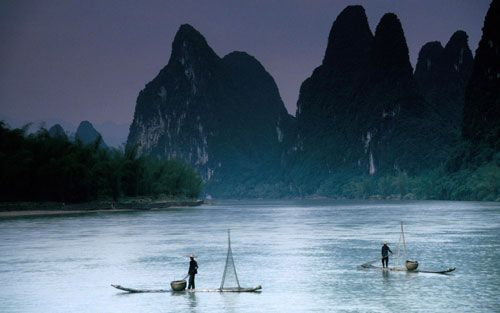
//> input picture ex1/img/source/landscape.jpg, 500 x 313 px
$ ./ex1_2   (built with g++ and OpenCV 4)
//> lines starting //> are read from the running program, lines starting //| are printed output that depends on the picture; after the words box and inside, x2 and y2 are one past the last pixel; in counts of white or black regions, pixels touching at a corner belong together
#include <iostream>
#include <opencv2/highgui/highgui.hpp>
#include <opencv2/imgproc.hpp>
#include <opencv2/opencv.hpp>
#include <stdio.h>

#define COLOR_BGR 0
#define COLOR_GRAY 1
#define COLOR_HSV 2

cv::Mat combine_image(cv::Mat &img1, cv::Mat &img2, cv::Mat &img3,
                      cv::Mat &img4, cv::Mat &img5, cv::Mat &img6);
cv::Mat hist2image(const cv::Mat &hist, const uint8_t color_space);
cv::Mat calc_hist(const cv::Mat image, const uint8_t color_space);
cv::Mat calc_hist_c(const cv::Mat hist, const uint8_t color_space);
cv::Mat calc_table(const cv::Mat hist_c, const uint32_t pixel_num,
                   const uint8_t color_space);

int main() {

  cv::Mat img_bgr, img_gray, img_hsv, img_six2one;

  // read image (RGB)
  img_bgr = cv::imread("../img/source/landscape.jpg",
                       cv::IMREAD_COLOR);
//> img_bgr is the input picture: 313 rows x 500 cols, CV_8UC3; mean B, G, R 110.1, 93.4, 75.8

  // check
  if (img_bgr.empty()) {
    std::cout << "Error loading image!" << std::endl;
    return EXIT_FAILURE;
  }

  // convert RGB to GRAY
  cv::cvtColor(img_bgr, img_gray, cv::COLOR_BGR2GRAY);
  // convert RGB to HSV
  cv::cvtColor(img_bgr, img_hsv, cv::COLOR_BGR2HSV);
//> img_hsv: 313 rows x 500 cols, CV_8UC3; mean H, S, V 104.6, 111.7, 110.2

  // // show source image (GRAY)
  // cv::imshow("GRAY(source)", img_gray);
  // cv::waitKey(0);

  // copy source image to add text
  cv::Mat img_gray_copy = img_gray.clone();
  cv::putText(img_gray_copy, "source image", cv::Point(20, 20),
              cv::FONT_HERSHEY_COMPLEX_SMALL, 1, cv::Scalar(255));
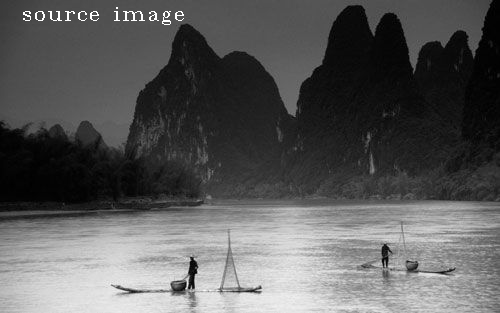
//> img_gray_copy: 313 rows x 500 cols, CV_8UC1; min 0, max 255, mean 90.6

  // caclulate histogram of image (GRAY)
  cv::Mat hist_gray_before = calc_hist(img_gray, COLOR_GRAY);
//> after the loop in calc_hist, `for (uint32_t i = 0; i < image.rows; i++)`: hist = 258 values, max 3058 at index 84, min 0 at index 241, mean 606.6; max = [3058, 0, 0]
//> in calc_hist, `h[257] = max[0];`: hist = 258 values, max 3058 at index 84, min 0 at index 241, mean 618.4
//> hist_gray_before has the same summary as hist in calc_hist
  cv::Mat img_hist_gray_before = hist2image(hist_gray_before, COLOR_GRAY);
//> after the loop in hist2image, `for (int i = 1; i < histSize; i++)`:
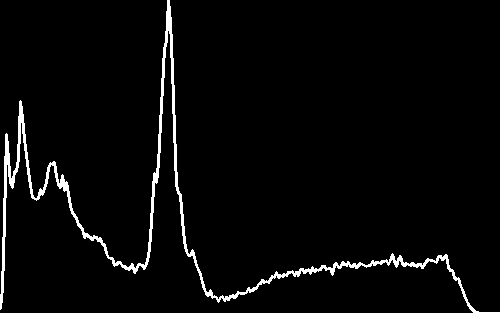
//> histImage: 313 rows x 500 cols, CV_8UC1; 3.1% white; 1 white region, box (x1, y1, x2, y2) and area: (0, 0, 500, 313) 4894
  cv::putText(img_hist_gray_before, "histogram(before)", cv::Point(20, 20),
              cv::FONT_HERSHEY_COMPLEX_SMALL, 1, cv::Scalar(255));
//> img_hist_gray_before: 313 rows x 500 cols, CV_8UC1; 3.6% white; 18 white regions (1 under 20 px), largest, box (x1, y1, x2, y2) and area: (0, 0, 500, 313) 4931, (125, 11, 147, 21) 83, (22, 7, 36, 21) 62

  // caclulate cumulative histogram of image (GRAY)
  cv::Mat hist_c_gray_before = calc_hist_c(hist_gray_before, COLOR_GRAY);
//> after the loop in calc_hist_c, `for (uint16_t i = 0; i <= 0xff; i++)`: hist_c = 258 values, max 156452 at index 252, min 0 at index 0, mean 100624
//> in calc_hist_c, `c[257] = c[255];`: hist_c = 258 values, max 156452 at index 252, min 0 at index 0, mean 101230.4
//> hist_c_gray_before has the same summary as hist_c in calc_hist_c
  cv::Mat img_hist_c_gray_before = hist2image(hist_c_gray_before, COLOR_GRAY);
//> after the loop in hist2image (call 2), `for (int i = 1; i < histSize; i++)`: histImage: 313 rows x 500 cols, CV_8UC1; 1.1% white in thin lines or dots
  cv::putText(img_hist_c_gray_before, "cumulative histogram(before)",
              cv::Point(20, 20), cv::FONT_HERSHEY_COMPLEX_SMALL, 1,
              cv::Scalar(255));
//> img_hist_c_gray_before: 313 rows x 500 cols, CV_8UC1; 1.8% white in thin lines or dots

  // caclulate lookup table
  cv::Mat table_gray =
      calc_table(hist_c_gray_before, img_gray.rows * img_gray.cols, COLOR_GRAY);
//> after the loop in calc_table, `for (uint16_t i = 0; i <= 0xff; i++)`: table = 256 values from 0 to 255
//> table_gray = 256 values from 0 to 255

  cv::Mat img_gray_e;
  cv::LUT(img_gray, table_gray, img_gray_e);
  cv::putText(img_gray_e, "histogram equalization", cv::Point(20, 20),
              cv::FONT_HERSHEY_COMPLEX_SMALL, 1, cv::Scalar(255));
//> img_gray_e: 313 rows x 500 cols, CV_8UC1; min 0, max 255, mean 129

  // caclulate histogram of image (GRAY)
  cv::Mat hist_gray_after = calc_hist(img_gray_e, COLOR_GRAY);
//> hist_gray_after = 258 values, max 2876 at index 144, min 0 at index 1, mean 617.7
  cv::Mat img_hist_gray_after = hist2image(hist_gray_after, COLOR_GRAY);
//> after the loop in hist2image (call 3), `for (int i = 1; i < histSize; i++)`: histImage: 313 rows x 500 cols, CV_8UC1; 25.8% white; 1 white region, box (x1, y1, x2, y2) and area: (0, 0, 500, 313) 40315
  cv::putText(img_hist_gray_after, "histogram(after)", cv::Point(20, 20),
              cv::FONT_HERSHEY_COMPLEX_SMALL, 1, cv::Scalar(255));
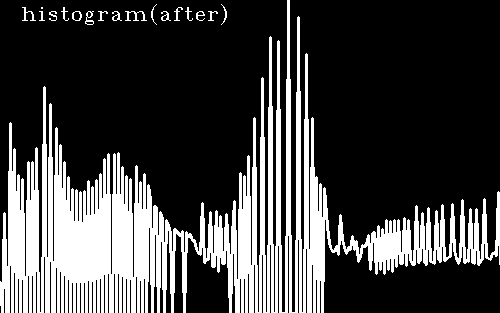
//> img_hist_gray_after: 313 rows x 500 cols, CV_8UC1; 26.2% white; 18 white regions (1 under 20 px), largest, box (x1, y1, x2, y2) and area: (0, 0, 500, 313) 40315, (125, 11, 147, 21) 83, (22, 7, 36, 21) 62
  // caclulate integral histogram of image (GRAY)
  cv::Mat hist_c_gray_after = calc_hist_c(hist_gray_after, COLOR_GRAY);
//> hist_c_gray_after = 258 values, max 156211 at index 255, min 0 at index 0, mean 77330.4
  cv::Mat img_hist_c_gray_after = hist2image(hist_c_gray_after, COLOR_GRAY);
//> after the loop in hist2image (call 4), `for (int i = 1; i < histSize; i++)`: histImage: 313 rows x 500 cols, CV_8UC1; 1.2% white; 1 white region, box (x1, y1, x2, y2) and area: (0, 7, 500, 313) 1859
  cv::putText(img_hist_c_gray_after, "cumulative histogram(after)",
              cv::Point(20, 20), cv::FONT_HERSHEY_COMPLEX_SMALL, 1,
              cv::Scalar(255));
//> img_hist_c_gray_after: 313 rows x 500 cols, CV_8UC1; 1.9% white in thin lines or dots

  img_six2one = combine_image(img_gray_copy, img_gray_e, img_hist_gray_before,
                              img_hist_gray_after, img_hist_c_gray_before,
                              img_hist_c_gray_after);
//> in combine_image, `cv::hconcat(img3, img4, tmp2);`: tmp2: 313 rows x 1000 cols, CV_8UC1; 14.9% white; 36 white regions (2 under 20 px), largest, box (x1, y1, x2, y2) and area: (500, 0, 1000, 313) 40315, (0, 0, 500, 313) 4931, (125, 11, 147, 21) 83
//> in combine_image, `cv::hconcat(img5, img6, tmp3);`: tmp3: 313 rows x 1000 cols, CV_8UC1; 1.8% white in thin lines or dots

  // // save image (GRAY)
  // cv::imwrite("../img/generate/landscape_gray.jpg", img_six2one);

  cv::imshow("Histogram equalization (Gray)", img_six2one);
  cv::waitKey(0);

  // // show source image (RGB)
  // cv::imshow("RGB(source)", img_bgr);
  // cv::waitKey(0);

  // copy source image to add text
  cv::Mat img_bgr_copy = img_bgr.clone();
  cv::putText(img_bgr_copy, "source image", cv::Point(20, 20),
              cv::FONT_HERSHEY_COMPLEX_SMALL, 1, cv::Scalar(255, 255, 255));
//> img_bgr_copy: 313 rows x 500 cols, CV_8UC3; 0.31% of pixels changed, all inside (x1, y1, x2, y2) = (23, 7, 184, 25)

  // caclulate histogram of image (bgr)
  cv::Mat hist_bgr_before = calc_hist(img_bgr, COLOR_BGR);
//> after the loop in calc_hist (call 3), `for (uint32_t i = 0; i < image.rows; i++)`: hist = 258 rows, first 8: [60, 175, 1540], [63, 319, 1179], [267, 1006, 2111], [492, 1440, 3179], [823, 1171, 3350], [1260, 966, 3182], [970, 1185, 3573], [923, 1249, 3409]; max = [2692, 3080, 3573]
//> hist_bgr_before has the same summary as hist in calc_hist
  cv::Mat img_hist_bgr_before = hist2image(hist_bgr_before, COLOR_BGR);
  cv::putText(img_hist_bgr_before, "histogram(before)", cv::Point(20, 20),
              cv::FONT_HERSHEY_COMPLEX_SMALL, 1, cv::Scalar(255, 255, 255));
//> img_hist_bgr_before: 313 rows x 500 cols, CV_8UC3; mean B, G, R 8.8, 8.3, 8

  // caclulate cumulative histogram of image (bgr)
  cv::Mat hist_c_bgr_before = calc_hist_c(hist_bgr_before, COLOR_BGR);
//> after the loop in calc_hist_c (call 3), `for (uint16_t i = 0; i <= 0xff; i++)`: hist_c = 258 rows, first 8: [0, 0, 0], [63, 319, 1179], [330, 1325, 3290], [822, 2765, 6469], [1645, 3936, 9819], [2905, 4902, 13001], [3875, 6087, 16574], [4798, 7336, 19983]
//> hist_c_bgr_before has the same summary as hist_c in calc_hist_c
  cv::Mat img_hist_c_bgr_before = hist2image(hist_c_bgr_before, COLOR_BGR);
  cv::putText(img_hist_c_bgr_before, "cumulative histogram(before)",
              cv::Point(20, 20), cv::FONT_HERSHEY_COMPLEX_SMALL, 1,
              cv::Scalar(255, 255, 255));
//> img_hist_c_bgr_before: 313 rows x 500 cols, CV_8UC3; mean B, G, R 4.6, 4.6, 4.5

  // caclulate lookup table
  cv::Mat table_bgr =
      calc_table(hist_c_bgr_before, img_bgr.rows * img_bgr.cols, COLOR_BGR);
//> after the loop in calc_table (call 2), `for (uint16_t i = 0; i <= 0xff; i++)`: table = 256 rows, first 8: [0, 0, 0], [0, 1, 2], [1, 2, 5], [1, 5, 11], [3, 6, 16], [5, 8, 21], [6, 10, 27], [8, 12, 33]
//> table_bgr has the same summary as table in calc_table

  cv::Mat img_bgr_e;
  cv::LUT(img_bgr, table_bgr, img_bgr_e);
  cv::putText(img_bgr_e, "histogram equalization", cv::Point(20, 20),
              cv::FONT_HERSHEY_COMPLEX_SMALL, 1, cv::Scalar(255, 255, 255));
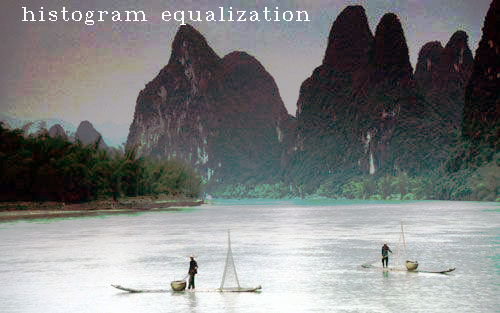
//> img_bgr_e: 313 rows x 500 cols, CV_8UC3; mean B, G, R 128.8, 128.8, 126.9

  // caclulate histogram of image (BGR)
  cv::Mat hist_bgr_after = calc_hist(img_bgr_e, COLOR_BGR);
//> after the loop in calc_hist (call 4), `for (uint32_t i = 0; i < image.rows; i++)`: hist = 258 rows, first 8: [123, 175, 1540], [759, 319, 0], [0, 1006, 1179], [823, 0, 0], [0, 0, 0], [1260, 1440, 2111], [970, 1171, 0], [0, 0, 0]; max = [2618, 2908, 3573]
//> hist_bgr_after has the same summary as hist in calc_hist
  cv::Mat img_hist_bgr_after = hist2image(hist_bgr_after, COLOR_BGR);
  cv::putText(img_hist_bgr_after, "histogram(after)", cv::Point(20, 20),
              cv::FONT_HERSHEY_COMPLEX_SMALL, 1, cv::Scalar(255, 255, 255));
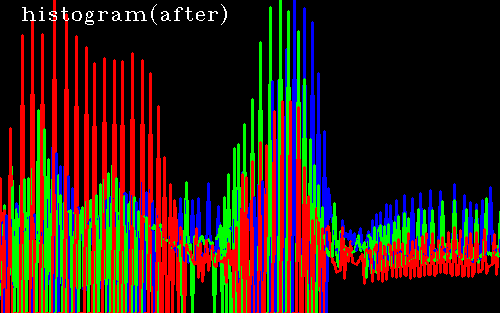
//> img_hist_bgr_after: 313 rows x 500 cols, CV_8UC3; mean B, G, R 20.9, 33.6, 53
  // caclulate cumulative histogram of image (BGR)
  cv::Mat hist_c_bgr_after = calc_hist_c(hist_bgr_after, COLOR_BGR);
//> after the loop in calc_hist_c (call 4), `for (uint16_t i = 0; i <= 0xff; i++)`: hist_c = 258 rows, first 8: [0, 0, 0], [759, 319, 0], [759, 1325, 1179], [1582, 1325, 1179], [1582, 1325, 1179], [2842, 2765, 3290], [3812, 3936, 3290], [3812, 3936, 3290]
//> hist_c_bgr_after has the same summary as hist_c in calc_hist_c
  cv::Mat img_hist_c_bgr_after = hist2image(hist_c_bgr_after, COLOR_BGR);
  cv::putText(img_hist_c_bgr_after, "cumulative histogram(after)",
              cv::Point(20, 20), cv::FONT_HERSHEY_COMPLEX_SMALL, 1,
              cv::Scalar(255, 255, 255));
//> img_hist_c_bgr_after: 313 rows x 500 cols, CV_8UC3; mean B, G, R 2.3, 3.6, 4.4

  img_six2one = combine_image(img_bgr_copy, img_bgr_e, img_hist_bgr_before,
                              img_hist_bgr_after, img_hist_c_bgr_before,
                              img_hist_c_bgr_after);

  // // save image (RGB)
  // cv::imwrite("../img/generate/landscape_bgr.jpg", img_six2one);

  cv::imshow("Histogram equalization (RGB)", img_six2one);
  cv::waitKey(0);

  // // show source image (HSV)
  cv::cvtColor(img_hsv, img_hsv, cv::COLOR_HSV2BGR);
  // cv::imshow("source image(HSV)", img_hsv);
  // cv::waitKey(0);

  // copy source image to add text
  cv::Mat img_hsv_copy = img_hsv.clone();
  cv::putText(img_hsv_copy, "source image", cv::Point(20, 20),
              cv::FONT_HERSHEY_COMPLEX_SMALL, 1, cv::Scalar(255, 255, 255));
//> img_hsv_copy: 313 rows x 500 cols, CV_8UC3; mean B, G, R 110.5, 93.5, 75.9

  // re-convert RGB to HSV
  cv::cvtColor(img_hsv, img_hsv, cv::COLOR_BGR2HSV);
//> img_hsv: 313 rows x 500 cols, CV_8UC3; mean H, S, V 104.8, 114, 110.2

  // caclulate histogram of image (hsv)
  cv::Mat hist_hsv_before = calc_hist(img_hsv, COLOR_HSV);
//> hist_hsv_before = 258 values, max 2692 at index 112, min 0 at index 256, mean 617
  cv::Mat img_hist_hsv_before = hist2image(hist_hsv_before, COLOR_HSV);
//> img_hist_hsv_before: 313 rows x 500 cols, CV_8UC3; 3.2% white; 1 white region, box (x1, y1, x2, y2) and area: (0, 0, 500, 313) 5062
  cv::putText(img_hist_hsv_before, "histogram(before)", cv::Point(20, 20),
              cv::FONT_HERSHEY_COMPLEX_SMALL, 1, cv::Scalar(255, 255, 255));
//> img_hist_hsv_before: 313 rows x 500 cols, CV_8UC3; 3.7% white; 18 white regions (1 under 20 px), largest, box (x1, y1, x2, y2) and area: (0, 0, 500, 313) 5084, (125, 11, 147, 21) 83, (22, 7, 36, 21) 62

  // caclulate cumulative histogram of image (hsv)
  cv::Mat hist_c_hsv_before = calc_hist_c(hist_hsv_before, COLOR_HSV);
//> hist_c_hsv_before = 258 values, max 156490 at index 255, min 0 at index 0, mean 89022
  cv::Mat img_hist_c_hsv_before = hist2image(hist_c_hsv_before, COLOR_HSV);
//> img_hist_c_hsv_before: 313 rows x 500 cols, CV_8UC3; 1.1% white in thin lines or dots
  cv::putText(img_hist_c_hsv_before, "cumulative histogram(before)",
              cv::Point(20, 20), cv::FONT_HERSHEY_COMPLEX_SMALL, 1,
              cv::Scalar(255, 255, 255));
//> img_hist_c_hsv_before: 313 rows x 500 cols, CV_8UC3; 1.8% white in thin lines or dots

  // caclulate lookup table
  cv::Mat table_hsv =
      calc_table(hist_c_hsv_before, img_hsv.rows * img_hsv.cols, COLOR_HSV);
//> table_hsv = 256 values from 0 to 255

  cv::Mat img_hsv_e = img_hsv.clone();
  for (uint32_t i = 0; i < img_hsv.rows; i++) {
    uint8_t *p = img_hsv_e.ptr<uint8_t>(i);
    uint8_t *t = table_hsv.ptr<uint8_t>();
    for (uint32_t j = 0; j < img_hsv_e.cols; j++) {
      p[j * 3 + 2] = t[p[j * 3 + 2]];
    }
  }
//> img_hsv_e: 313 rows x 500 cols, CV_8UC3; mean H, S, V 104.8, 114, 128.2

  // caclulate histogram of image (HSV)
  cv::Mat hist_hsv_after = calc_hist(img_hsv_e, COLOR_HSV);
//> hist_hsv_after = 258 values, max 2692 at index 148, min 0 at index 3, mean 617
  cv::Mat img_hist_hsv_after = hist2image(hist_hsv_after, COLOR_HSV);
//> img_hist_hsv_after: 313 rows x 500 cols, CV_8UC3; 22% white; 1 white region, box (x1, y1, x2, y2) and area: (0, 0, 500, 313) 34368
  cv::putText(img_hist_hsv_after, "histogram(after)", cv::Point(20, 20),
              cv::FONT_HERSHEY_COMPLEX_SMALL, 1, cv::Scalar(255, 255, 255));
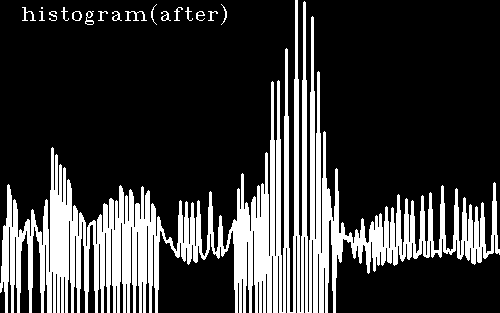
//> img_hist_hsv_after: 313 rows x 500 cols, CV_8UC3; 22.4% white; 18 white regions (1 under 20 px), largest, box (x1, y1, x2, y2) and area: (0, 0, 500, 313) 34368, (125, 11, 147, 21) 83, (22, 7, 36, 21) 62
  // caclulate cumulative histogram of image (HSV)
  cv::Mat hist_c_hsv_after = calc_hist_c(hist_hsv_after, COLOR_HSV);
//> hist_c_hsv_after = 258 values, max 156313 at index 255, min 0 at index 0, mean 77945.9
  cv::Mat img_hist_c_hsv_after = hist2image(hist_c_hsv_after, COLOR_HSV);
//> img_hist_c_hsv_after: 313 rows x 500 cols, CV_8UC3; 1.2% white; 1 white region, box (x1, y1, x2, y2) and area: (0, 5, 500, 313) 1849
  cv::putText(img_hist_c_hsv_after, "cumulative histogram(after)",
              cv::Point(20, 20), cv::FONT_HERSHEY_COMPLEX_SMALL, 1,
              cv::Scalar(255, 255, 255));
//> img_hist_c_hsv_after: 313 rows x 500 cols, CV_8UC3; 1.9% white in thin lines or dots

  cv::cvtColor(img_hsv_e, img_hsv_e, cv::COLOR_HSV2BGR);
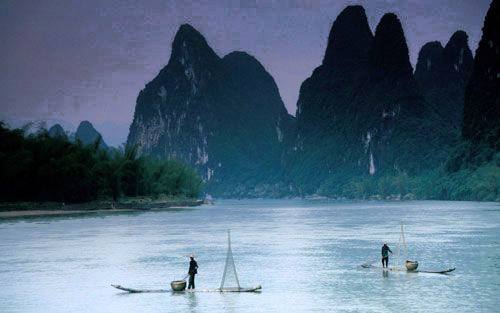
//> img_hsv_e: 313 rows x 500 cols, CV_8UC3; mean B, G, R 128, 106.8, 85.3
  cv::putText(img_hsv_e, "histogram equalization", cv::Point(20, 20),
              cv::FONT_HERSHEY_COMPLEX_SMALL, 1, cv::Scalar(255, 255, 255));

  img_six2one = combine_image(img_hsv_copy, img_hsv_e, img_hist_hsv_before,
                              img_hist_hsv_after, img_hist_c_hsv_before,
                              img_hist_c_hsv_after);

  // // save image (RGB -> HSV -> RGB)
  // cv::imwrite("../img/generate/landscape_hsv.jpg", img_six2one);

  cv::imshow("Histogram equalization (HSV)", img_six2one);
  cv::waitKey(0);

  return 0;
}

cv::Mat combine_image(cv::Mat &img1, cv::Mat &img2, cv::Mat &img3,
                      cv::Mat &img4, cv::Mat &img5, cv::Mat &img6) {
  cv::Mat img_out, tmp1, tmp2, tmp3;
  cv::hconcat(img1, img2, tmp1);
  cv::hconcat(img3, img4, tmp2);
  cv::hconcat(img5, img6, tmp3);
  cv::vconcat(tmp1, tmp2, img_out);
  cv::vconcat(img_out, tmp3, img_out);
  return img_out;
}

cv::Mat hist2image(const cv::Mat &hist, const uint8_t color_space) {
  int hist_w = 500, hist_h = 313, histSize = 256;
  int bin_w = cvRound((double)hist_w / histSize);
  cv::Mat histImage;

  if (color_space == COLOR_GRAY) {
    histImage = cv::Mat(hist_h, hist_w, CV_8UC1, cv::Scalar(0));
  } else if (color_space == COLOR_BGR || color_space == COLOR_HSV) {
    histImage = cv::Mat(hist_h, hist_w, CV_8UC3, cv::Scalar(0, 0, 0));
  }

  for (int i = 1; i < histSize; i++) {
    if (color_space == COLOR_GRAY) {
      // std::cout << cvRound((double)h[i - 1] / hist_h) << std::endl;
      const double *h = hist.ptr<double>();
      cv::line(histImage,
               cv::Point(bin_w * (i - 1),
                         hist_h - cvRound(h[i - 1] / h[257] * hist_h)),
               cv::Point(bin_w * (i), hist_h - cvRound(h[i] / h[257] * hist_h)),
               cv::Scalar(255), 2, 8, 0);
    } else if (color_space == COLOR_BGR) {
      const cv::Vec3d *h = hist.ptr<cv::Vec3d>();
      cv::line(histImage,
               cv::Point(bin_w * (i - 1),
                         hist_h - cvRound(h[i - 1][0] / h[257][0] * hist_h)),
               cv::Point(bin_w * (i),
                         hist_h - cvRound(h[i][0] / h[257][0] * hist_h)),
               cv::Scalar(255, 0, 0), 2, 8, 0);
      cv::line(histImage,
               cv::Point(bin_w * (i - 1),
                         hist_h - cvRound(h[i - 1][1] / h[257][1] * hist_h)),
               cv::Point(bin_w * (i),
                         hist_h - cvRound(h[i][1] / h[257][1] * hist_h)),
               cv::Scalar(0, 255, 0), 2, 8, 0);
      cv::line(histImage,
               cv::Point(bin_w * (i - 1),
                         hist_h - cvRound(h[i - 1][2] / h[257][2] * hist_h)),
               cv::Point(bin_w * (i),
                         hist_h - cvRound(h[i][2] / h[257][2] * hist_h)),
               cv::Scalar(0, 0, 255), 2, 8, 0);
    } else if (color_space == COLOR_HSV) {
      const double *h = hist.ptr<double>();
      cv::line(
          histImage,
          cv::Point(bin_w * (i - 1),
                    hist_h - cvRound(h[i - 1] / h[257] * hist_h)),
          cv::Point(bin_w * (i), hist_h - cvRound(h[i] / h[257] * hist_h)),
          cv::Scalar(255, 255, 255), 2, 8, 0);
    }
  }

  return histImage;
}

cv::Mat calc_hist(const cv::Mat image, const uint8_t color_space) {
  cv::Mat hist;
  int max[3] = {0, 0, 0};
  if (color_space == COLOR_GRAY) {
    hist = cv::Mat(1, 258, CV_64FC1, cv::Scalar(0));
    double *h = hist.ptr<double>();
    for (uint32_t i = 0; i < image.rows; i++) {
      const uint8_t *p = image.ptr<uint8_t>(i);
      for (uint32_t j = 0; j < image.cols; j++) {
        h[p[j]]++;
        if (h[p[j]] > max[0]) {
          max[0] = h[p[j]];
        }
      }
    }
    h[257] = max[0];
    for (uint32_t i = 0; i < image.rows; i++) {
      if (h[i]) {
        h[256] = i;
        break;
      }
    }
    return hist;
  } else if (color_space == COLOR_HSV) {
    hist = cv::Mat(1, 258, CV_64FC1, cv::Scalar(0));
    double *h = hist.ptr<double>();
    for (uint32_t i = 0; i < image.rows; i++) {
      const uint8_t *p = image.ptr<uint8_t>(i);
      for (uint32_t j = 0; j < image.cols; j++) {
        h[p[j * 3 + 2]]++;
        if (h[p[j * 3 + 2]] > max[0]) {
          max[0] = h[p[j * 3 + 2]];
        }
      }
    }
    h[257] = max[0];
    for (uint32_t i = 0; i < image.rows; i++) {
      if (h[i]) {
        h[256] = i;
        break;
      }
    }
    return hist;
  } else if (color_space == COLOR_BGR) {
    hist = cv::Mat(1, 258, CV_64FC3, cv::Scalar(0));
    cv::Vec3d *h = hist.ptr<cv::Vec3d>();
    for (uint32_t i = 0; i < image.rows; i++) {
      const cv::Vec3b *p = image.ptr<cv::Vec3b>(i);
      for (uint32_t j = 0; j < image.cols; j++) {
        h[p[j][0]][0]++;
        h[p[j][1]][1]++;
        h[p[j][2]][2]++;
        if (h[p[j][0]][0] > max[0])
          max[0] = h[p[j][0]][0];
        if (h[p[j][1]][1] > max[1])
          max[1] = h[p[j][1]][1];
        if (h[p[j][2]][2] > max[2])
          max[2] = h[p[j][2]][2];
      }
    }
    h[257][0] = max[0];
    h[257][1] = max[1];
    h[257][2] = max[2];
    uint8_t flag_break = 0;
    for (uint32_t i = 0; i < 256; i++) {
      if (h[i][0] && ((flag_break & 0b1) == 0)) {
        h[256][0] = i;
        flag_break |= 0b1;
      }
      if (h[i][1] && ((flag_break & 0b10) == 0)) {
        h[256][1] = i;
        flag_break |= 0b10;
      }
      if (h[i][2] && ((flag_break & 0b100) == 0)) {
        h[256][2] = i;
        flag_break |= 0b100;
      }
      if (flag_break == 0b111)
        break;
    }
    return hist;
  }
}

cv::Mat calc_hist_c(const cv::Mat hist, const uint8_t color_space) {
  cv::Mat hist_c;
  if (color_space == COLOR_GRAY || color_space == COLOR_HSV) {
    hist_c = cv::Mat(1, 258, CV_64FC1, cv::Scalar(0));
  } else if (color_space == COLOR_BGR) {
    hist_c = cv::Mat(1, 258, CV_64FC3, cv::Scalar(0, 0, 0));
  }
  double *c = hist_c.ptr<double>();
  const double *h = hist.ptr<double>();

  for (uint16_t i = 0; i <= 0xff; i++) {
    if (color_space == COLOR_GRAY || color_space == COLOR_HSV) {
      c[i] = i ? (h[i] + c[i - 1]) : 0;
    } else if (color_space == COLOR_BGR) {
      c[i * 3] = i ? (h[i * 3] + c[i * 3 - 3]) : 0;
      c[i * 3 + 1] = i ? (h[i * 3 + 1] + c[i * 3 - 2]) : 0;
      c[i * 3 + 2] = i ? (h[i * 3 + 2] + c[i * 3 - 1]) : 0;
    }
  }

  if (color_space == COLOR_GRAY || color_space == COLOR_HSV) {
    c[256] = c[cvRound(h[256])];
  } else if (color_space == COLOR_BGR) {
    c[256 * 3 + 0] = c[cvRound(h[256 * 3 + 0])];
    c[256 * 3 + 1] = c[cvRound(h[256 * 3 + 1])];
    c[256 * 3 + 2] = c[cvRound(h[256 * 3 + 2])];
  }

  if (color_space == COLOR_GRAY || color_space == COLOR_HSV) {
    c[257] = c[255];
  } else if (color_space == COLOR_BGR) {
    c[257 * 3 + 0] = c[255 * 3 + 0];
    c[257 * 3 + 1] = c[255 * 3 + 1];
    c[257 * 3 + 2] = c[255 * 3 + 2];
  }

  return hist_c;
}

cv::Mat calc_table(cv::Mat hist_c, const uint32_t pixel_num,
                   const uint8_t color_space) {
  cv::Mat table;
  if (color_space == COLOR_GRAY || color_space == COLOR_HSV) {
    table.create(1, 256, CV_8UC1);
  } else if (color_space == COLOR_BGR) {
    table.create(1, 256, CV_8UC3);
  }
  uint8_t *t = table.ptr<uint8_t>();
  const double*c = hist_c.ptr<double>();

  for (uint16_t i = 0; i <= 0xff; i++) {
    if (color_space == COLOR_GRAY || color_space == COLOR_HSV) {
      t[i] = cvRound((double)(c[i] - c[256]) / (pixel_num - c[256]) * 0xff);
    } else if (color_space == COLOR_BGR) {
      t[i * 3 + 0] = cvRound((c[i * 3 + 0] - c[256 * 3 + 0]) /
                             (pixel_num - c[256 * 3 + 0]) * 0xff);
      t[i * 3 + 1] = cvRound((c[i * 3 + 1] - c[256 * 3 + 1]) /
                             (pixel_num - c[256 * 3 + 1]) * 0xff);
      t[i * 3 + 2] = cvRound((c[i * 3 + 2] - c[256 * 3 + 2]) /
                             (pixel_num - c[256 * 3 + 2]) * 0xff);
    }
  }

  return table;
}
